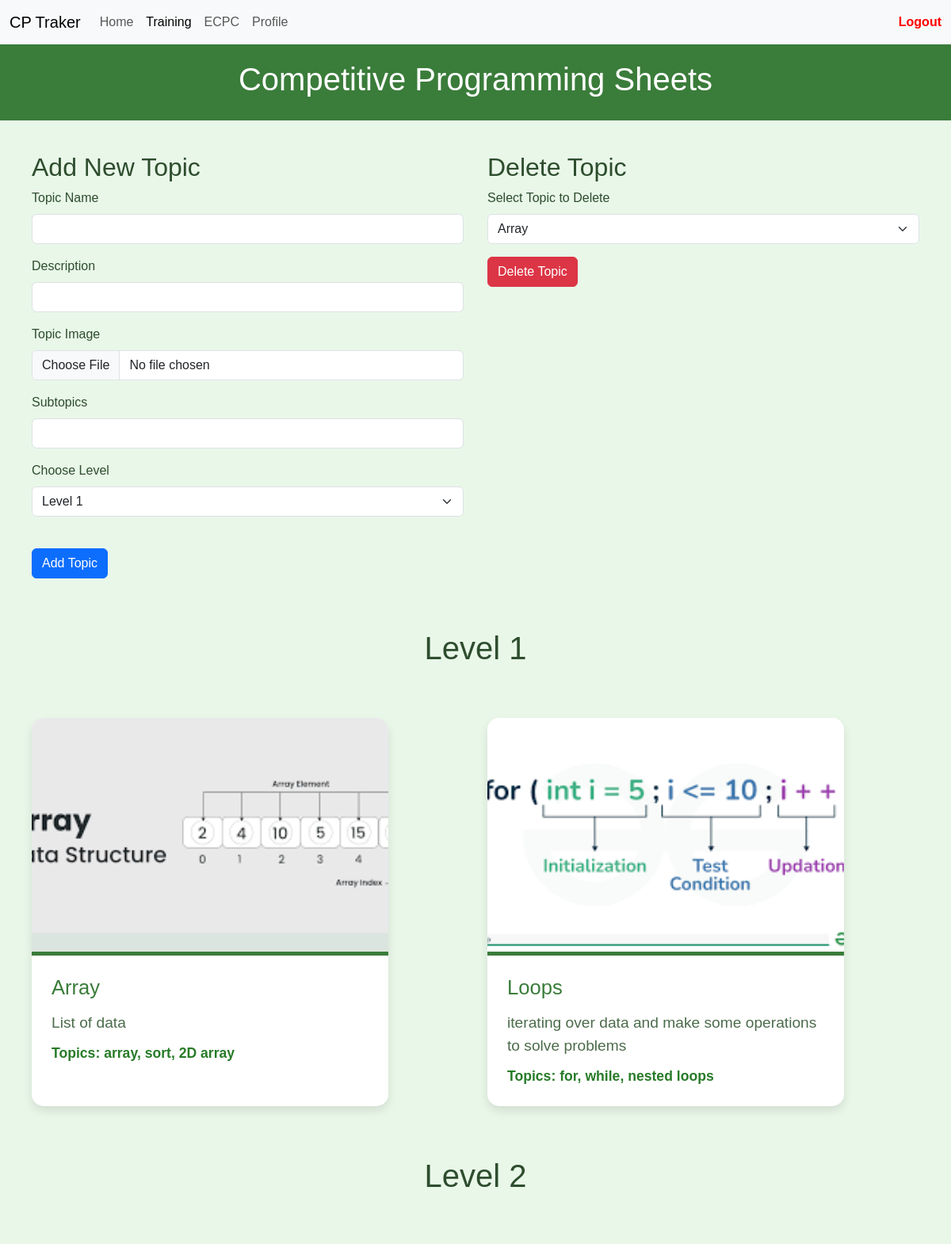
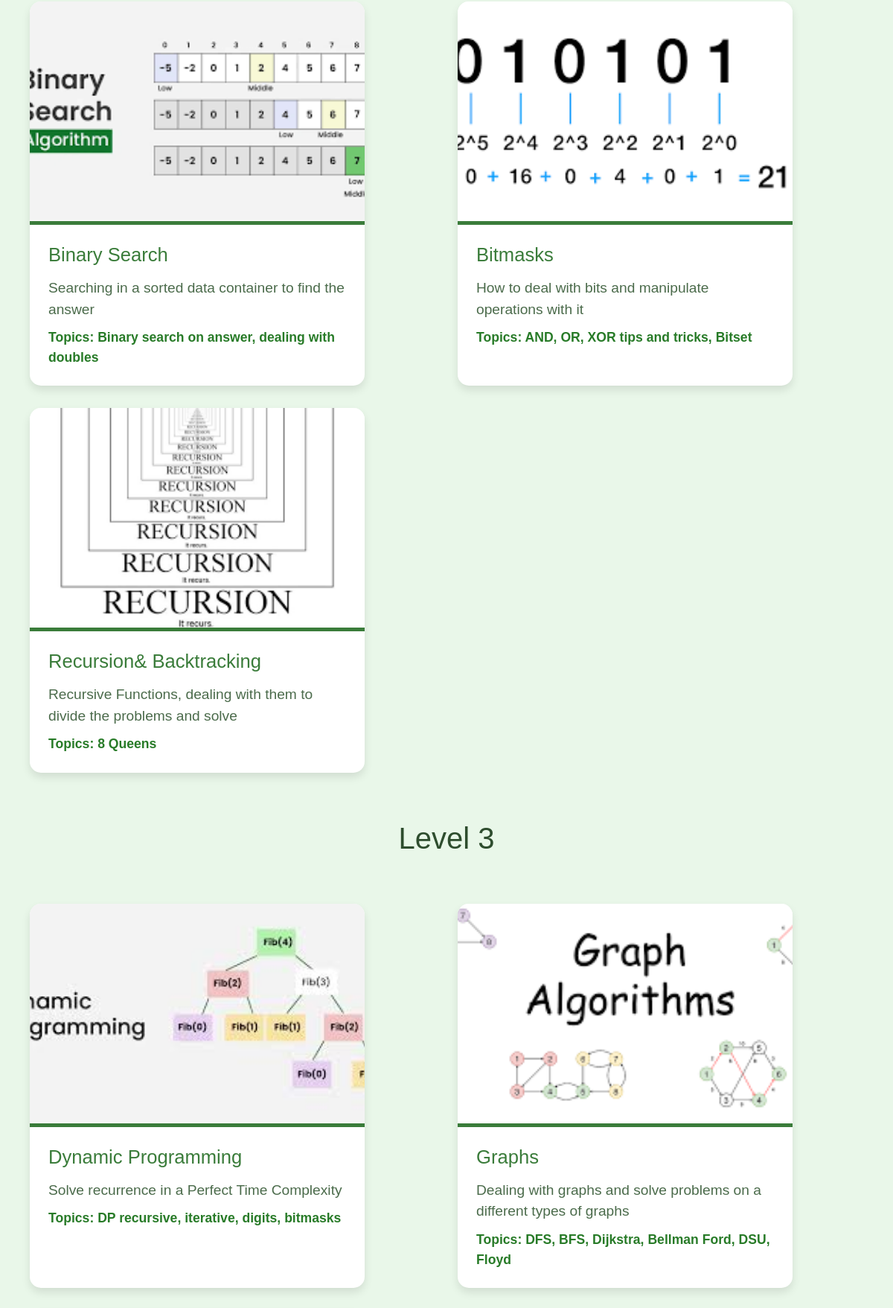
The app's page /admin/admin_topics/admin_topics.php (upper part) with its own data (2 pictures, top to bottom).
### tables this page shows
CREATE TABLE `topics` (
  `topic_id` int(255) NOT NULL,
  `topic_name` varchar(255) NOT NULL,
  `topic_img` varchar(255) NOT NULL,
  `topic_description` text NOT NULL,
  `topic_level` int(1) NOT NULL,
  `topic_sub` text NOT NULL
);

### admin/admin_topics/admin_topics.php (the view, shortened to what this page needs)
<?php
$conn = new mysqli(
    "localhost",
    "root",
    "",
    "cp-tracker"
);
?>
<!DOCTYPE html>
<html lang="en">
<head>
    <link rel="stylesheet" href="https://cdn.jsdelivr.net/npm/bootstrap@5.3.3/dist/css/bootstrap.min.css">
    <link rel="stylesheet" href="admin_topics_styles.css">
</head>
<body>
    <nav class="navbar navbar-expand-lg bg-body-tertiary">
        <div class="container-fluid">
            <a class="navbar-brand" href="#">CP Traker</a>
            <div class="collapse navbar-collapse" id="navbarSupportedContent">
                <ul class="navbar-nav me-auto mb-2 mb-lg-0">
                    <li class="nav-item">
                        <a class="nav-link " aria-current="page" href="../admin_home/home_admin.php">Home</a>
                    </li>
                    <li class="nav-item">
                        <a class="nav-link active" href="../admin_topics/admin_topics.php">Training</a>
                    </li>
                    <li class="nav-item">
                        <a class="nav-link" href="../../teams/ecpc_Admin.php">ECPC</a>
                    </li>
                    <li class="nav-item">
                        <a class="nav-link" href="../../profile_page/profile.php">Profile</a>
                    </li>
                </ul>
                <a class="nav-link ms-auto" href="../../logout.php" style="color:red;font-weight: bold;">Logout</a>
            </div>
        </div>
    </nav>
    <header>
        <h1>Competitive Programming Sheets</h1>
    </header>
    <main>
        <div class="add-topic">
            <h2>Add New Topic</h2>
            <form method="POST" action="admin_topics_functions.php" enctype="multipart/form-data">
                <div class="mb-3">
                    <label for="topic_name" class="form-label">Topic Name</label>
                    <input type="text" class="form-control" id="topic_name" name="topic_name" required>
                </div>
                <div class="mb-3">
                    <label for="topic_description" class="form-label">Description</label>
                    <input type="text" class="form-control" id="topic_description" name="topic_description" required>
                </div>
                <div class="mb-3">
                    <label for="topic_img" class="form-label">Topic Image</label>
                    <input type="file" class="form-control" id="topic_img" name="topic_img" accept="image/" required>
                </div>
                <div class="mb-3">
                    <label for="topic_sub" class="form-label">Subtopics</label>
                    <input type="text" class="form-control" id="topic_sub" name="topic_sub" required>
                </div>
                <div class="mb-3">
                    <label for="topic_level" class="form-label">Choose Level</label>
                    <select class="form-select" id="topic_level" name="topic_level" required>
                        <option value="1">Level 1</option>
                    </select>
                </div>
                <br>
                <button type="submit" name="add_topic" class="btn btn-primary">Add Topic</button>
            </form>
        </div>
        <div class="delete-topic">
            <h2>Delete Topic</h2>
            <form method="POST" action="admin_topics_functions.php">
                <div class="mb-3">
                    <label for="delete_topic" class="form-label">Select Topic to Delete</label>
                    <select class="form-select" id="delete_topic" name="topic_id" required>
                        <?php
                        $sql = "SELECT `topic_id`, `topic_name`
                                FROM `topics`";
                        $result = $conn->query($sql);
                        if ($result->num_rows > 0) {
                            while ($row = $result->fetch_assoc()) {
                                ?>
                                <option value="<?= $row['topic_id'] ?>"><?= $row['topic_name'] ?></option>
                                <?php
                            }
                        }
                        ?>
                    </select>
                </div>
                <button type="submit" name="delete_topic" id="delete_topic" class="btn btn-danger"
                    onclick="confirm_delete_topic(event)">
                    Delete Topic
                </button>
            </form>
        </div>
    </main>
    <?php
    for ($topic_level = 1; $topic_level <= 3; ++$topic_level) {
        ?>
        <h1 class="text-center my-4">Level <?= $topic_level ?></h1>
        <main>
            <?php
            $sql = "SELECT `topic_name`, `topic_img`, `topic_description`, `topic_sub` , `topic_id`
                    FROM `topics`
                    WHERE topic_level = $topic_level";
            $result = $conn->query($sql);
            if ($result->num_rows > 0) {
                while ($row = $result->fetch_assoc()) {
                    $topic_id = $row['topic_id'];
                    $topic_name = $row['topic_name'];
                    $topic_img = $row['topic_img'];
                    $topic_description = $row['topic_description'];
                    $topic_sub = $row['topic_sub'];
                    ?>
                    <div class="course">
                        <a href="../admin_sheet/admin_sheet.php?topic_id=<?= $topic_id ?>">
                            <img src="../../image/<?= $topic_img ?>" alt="<?= $topic_name ?>">
                            <div class="details">
                                <h2><?= $topic_name ?></h2>
                                <p><?= $topic_description ?></p>
                                <span>Topics: <?= $topic_sub ?></span>
                            </div>
                        </a>
                    </div>
                    <?php
                }
            }
            ?>
        </main>
        <?php
    }
    ?>
</body>
</html>

### admin/admin_topics/admin_topics_styles.css (style rules this page uses)
body { font-family: Arial, sans-serif; margin: 0; padding: 0; background-color: #e9f7e9; color: #2e4d2e; }
header { background-color: #3a7c3a; color: white; padding: 20px; text-align: center; }
main { display: grid; grid-template-columns: repeat(auto-fit, minmax(450px, 1fr)); gap: 30px; padding: 40px; justify-content: center; }
.course { background: white; border-radius: 15px; box-shadow: 0 6px 12px rgba(0, 0, 0, 0.1); overflow: hidden; width: 450px; text-align: left; transition: transform 0.3s ease, box-shadow 0.3s ease; cursor: pointer; }
.course img { width: 100%; height: 300px; object-fit: cover; border-bottom: 5px solid #3a7c3a; }
.details { padding: 25px; }
.details h2 { font-size: 1.6rem; margin-bottom: 15px; color: #3a7c3a; }
.details p { margin: 10px 0; font-size: 1.2rem; color: #4b6b4b; }
.details span { font-size: 1.1rem; font-weight: bold; color: #287b28; }
.course a { text-decoration: none; color: inherit; }

### records on screen
topics: topic_img (picture), topic_name "Array", topic_description "List of data", topic_sub "array, sort, 2D array"
topics: topic_img (picture), topic_name "Loops", topic_description "iterating over data and make some operations to solve problems", topic_sub "for, while, nested loops"
topics: topic_img (picture), topic_name "Binary Search", topic_description "Searching in a sorted data container to find the answer", topic_sub "Binary search on answer, dealing with doubles"
topics: topic_img (picture), topic_name "Bitmasks", topic_description "How to deal with bits and manipulate operations with it", topic_sub "AND, OR, XOR tips and tricks, Bitset"
topics: topic_img (picture), topic_name "Recursion& Backtracking", topic_description "Recursive Functions, dealing with them to divide the problems and solve", topic_sub "8 Queens"
topics: topic_img (picture), topic_name "Dynamic Programming", topic_description "Solve recurrence in a Perfect Time Complexity", topic_sub "DP recursive, iterative, digits, bitmasks"
topics: topic_img (picture), topic_name "Graphs", topic_description "Dealing with graphs and solve problems on a different types of graphs", topic_sub "DFS, BFS, Dijkstra, Bellman Ford, DSU, Floyd"

### other values on screen
form field topic_id "Array"
